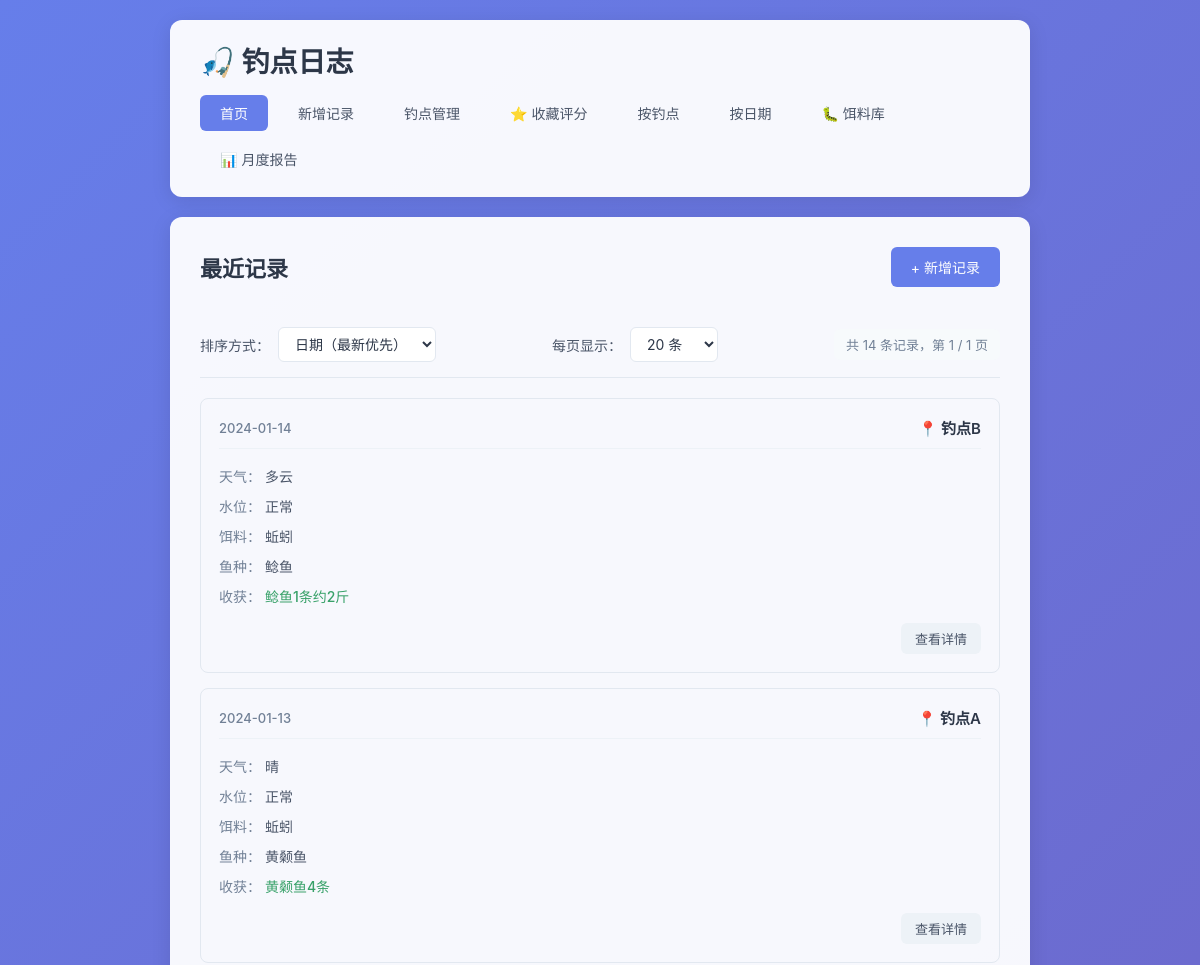
Before: / (upper part) with the older database file.
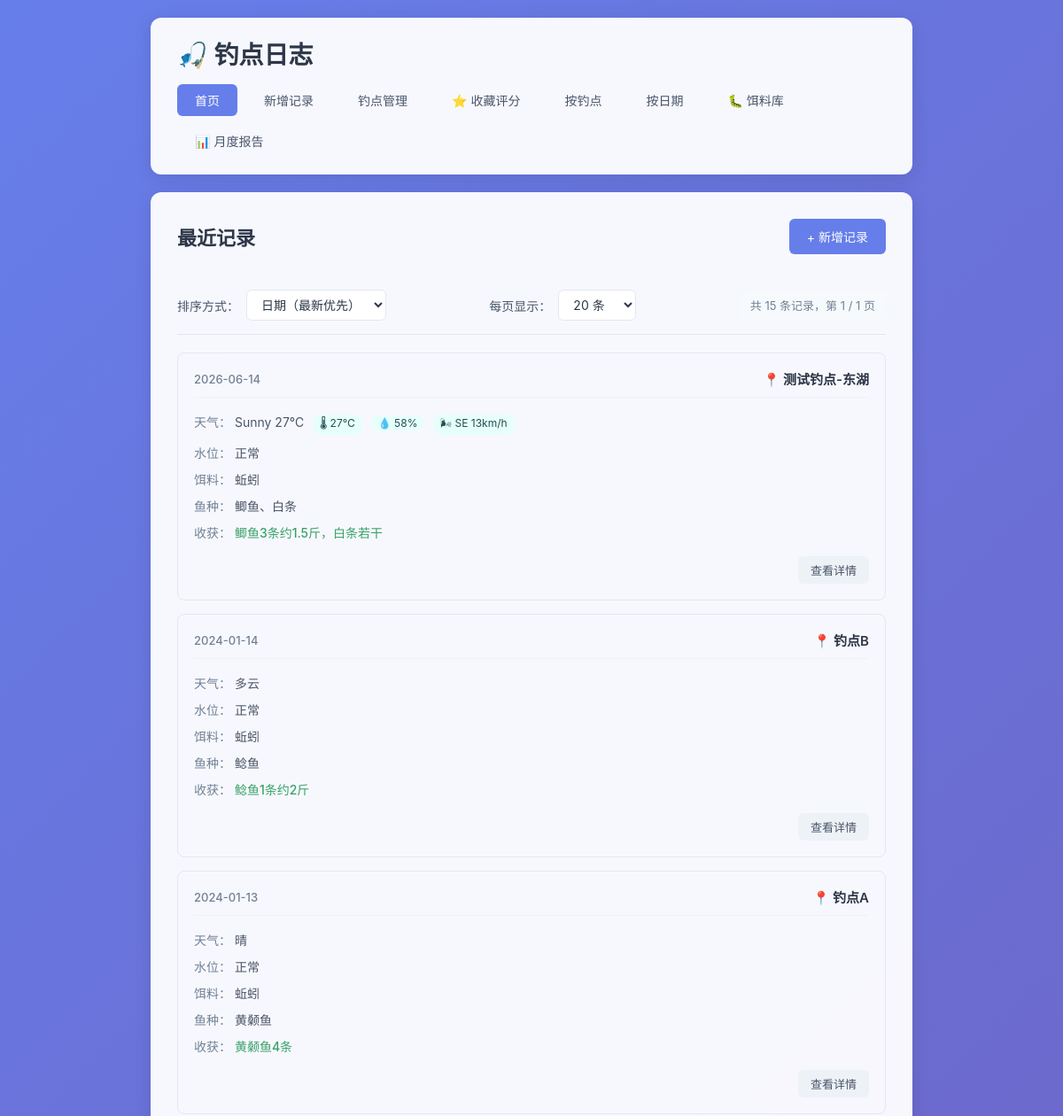
After: the same page with the newer database file.
### tables this page shows
CREATE TABLE fishing_logs (
            id INTEGER PRIMARY KEY AUTOINCREMENT,
            spot TEXT NOT NULL,
            weather TEXT NOT NULL,
            water_level TEXT NOT NULL,
            bait TEXT NOT NULL,
            fish_species TEXT NOT NULL,
            harvest TEXT NOT NULL,
            next_strategy TEXT,
            created_at DATE NOT NULL
        , temperature TEXT, humidity TEXT, wind TEXT);

### app.py (the view)
@app.route('/')
def index():
    page = request.args.get('page', 1, type=int)
    per_page = request.args.get('per_page', 20, type=int)
    sort_by = request.args.get('sort', 'date_desc')
    per_page = max(10, min(per_page, 100))
    sort_options = {
        'date_desc': ('created_at DESC, id DESC', '日期降序'),
        'date_asc': ('created_at ASC, id ASC', '日期升序'),
        'spot_desc': ('spot DESC, created_at DESC, id DESC', '钓点降序'),
        'spot_asc': ('spot ASC, created_at DESC, id DESC', '钓点升序'),
    }
    order_clause, sort_label = sort_options.get(sort_by, sort_options['date_desc'])
    conn = get_db()
    count_result = conn.execute('SELECT COUNT(*) as total FROM fishing_logs').fetchone()
    total = count_result['total']
    total_pages = max(1, (total + per_page - 1) // per_page)
    page = max(1, min(page, total_pages))
    offset = (page - 1) * per_page
    logs = conn.execute(
        f'SELECT * FROM fishing_logs ORDER BY {order_clause} LIMIT ? OFFSET ?',
        (per_page, offset)
    ).fetchall()
    conn.close()
    return render_template(
        'index.html',
        logs=logs,
        page=page,
        per_page=per_page,
        total=total,
        total_pages=total_pages,
        sort_by=sort_by,
        sort_label=sort_label
    )

### app.py (called while the page is built)
def get_db():
    conn = sqlite3.connect(DB_PATH)
    conn.row_factory = sqlite3.Row
    return conn

### templates/index.html (shortened to what this page needs)
{% extends 'base.html' %}
{% block content %}
    <div class="page-header">
        <h2>最近记录</h2>
        <a href="{{ url_for('add_log') }}" class="btn btn-primary">+ 新增记录</a>
    </div>
    {% if logs %}
        <div class="toolbar">
            <div class="sort-group">
                <label>排序方式：</label>
                <select id="sortSelect" onchange="handleSortChange()">
                    <option value="date_desc" {% if sort_by == 'date_desc' %}selected{% endif %}>日期（最新优先）</option>
                </select>
            </div>
            <div class="per-page-group">
                <label>每页显示：</label>
                <select id="perPageSelect" onchange="handlePerPageChange()">
                    <option value="20" {% if per_page == 20 %}selected{% endif %}>20 条</option>
                </select>
            </div>
            <div class="total-info">
                共 {{ total }} 条记录，第 {{ page }} / {{ total_pages }} 页
            </div>
        </div>
        <div class="log-list">
            {% for log in logs %}
                <div class="log-card">
                    <div class="log-header">
                        <span class="log-date">{{ log['created_at'] }}</span>
                        <span class="log-spot">📍 {{ log['spot'] }}</span>
                    </div>
                    <div class="log-body">
                        <div class="log-row">
                            <span class="label">天气：</span>
                            <span>{{ log['weather'] }}</span>
                            {% if log['temperature'] %}<span class="log-tag">🌡 {{ log['temperature'] }}</span>{% endif %}
                            {% if log['humidity'] %}<span class="log-tag">💧 {{ log['humidity'] }}</span>{% endif %}
                            {% if log['wind'] %}<span class="log-tag">🌬 {{ log['wind'] }}</span>{% endif %}
                        </div>
                        <div class="log-row">
                            <span class="label">水位：</span>
                            <span>{{ log['water_level'] }}</span>
                        </div>
                        <div class="log-row">
                            <span class="label">饵料：</span>
                            <span>{{ log['bait'] }}</span>
                        </div>
                        <div class="log-row">
                            <span class="label">鱼种：</span>
                            <span>{{ log['fish_species'] }}</span>
                        </div>
                        <div class="log-row">
                            <span class="label">收获：</span>
                            <span class="harvest">{{ log['harvest'] }}</span>
                        </div>
                    </div>
                    <div class="log-footer">
                        <a href="{{ url_for('log_detail', log_id=log['id'], page=page, sort=sort_by, per_page=per_page) }}" class="btn btn-small">查看详情</a>
                    </div>
                </div>
            {% endfor %}
        </div>
    {% else %}
        <div class="empty-state">
            <p>还没有任何记录，快去添加第一条吧！</p>
            <a href="{{ url_for('add_log') }}" class="btn btn-primary">+ 新增记录</a>
        </div>
    {% endif %}
{% endblock %}

Changed rows visible on the page:
added fishing_logs: created_at "2026-06-14", spot "测试钓点-东湖", weather "Sunny 27℃", temperature "27℃", humidity "58%", wind "SE 13km/h", water_level "正常", bait "蚯蚓", fish_species "鲫鱼、白条", harvest "鲫鱼3条约1.5斤，白条若干"
Other visible differences:
{{ total }}: "14" → "15"
